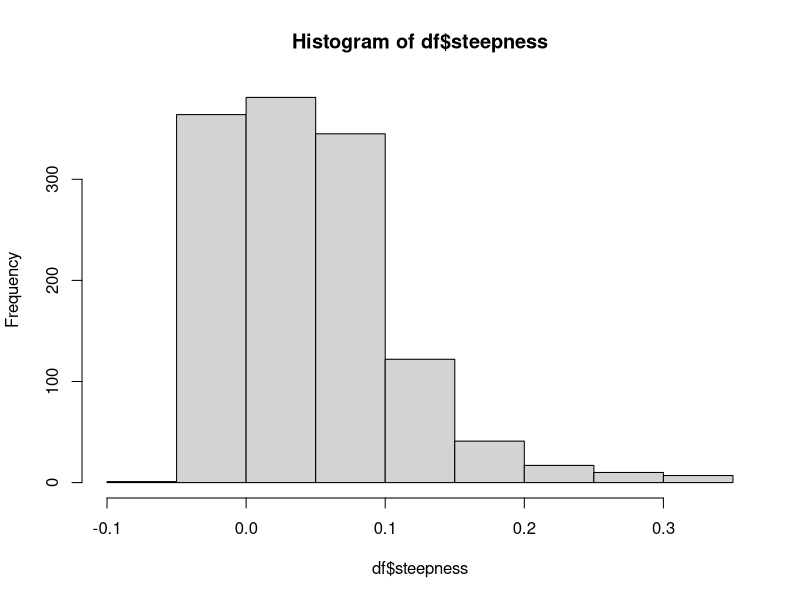
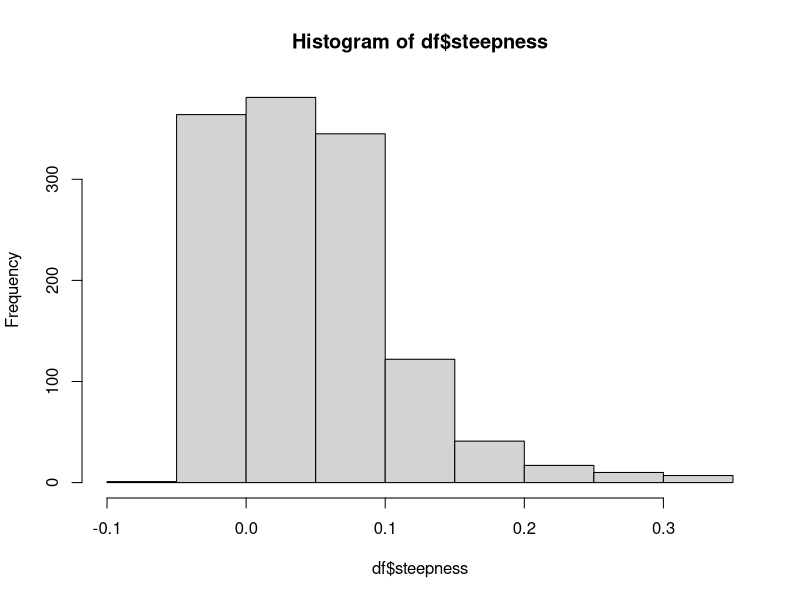
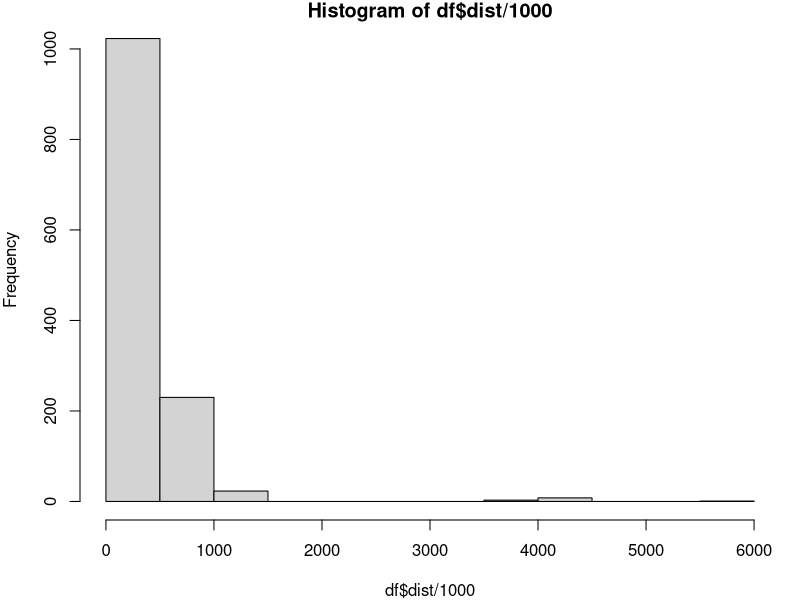
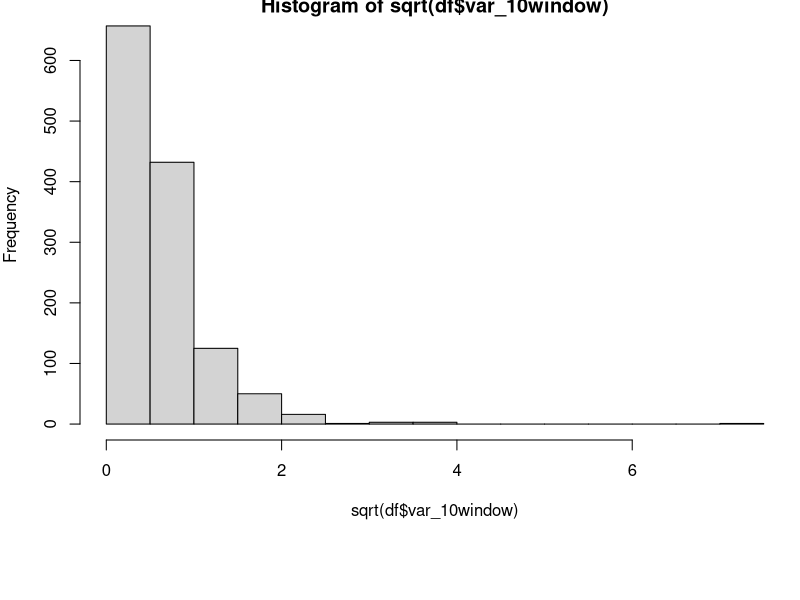
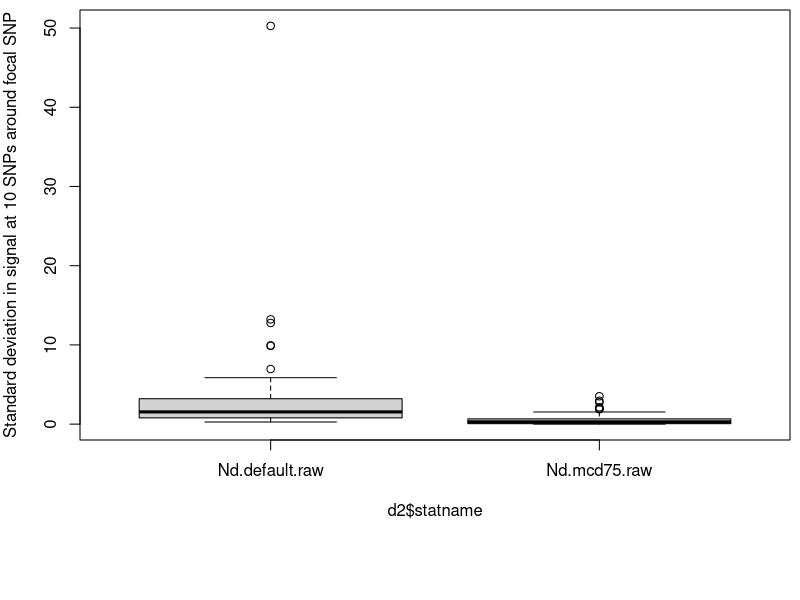
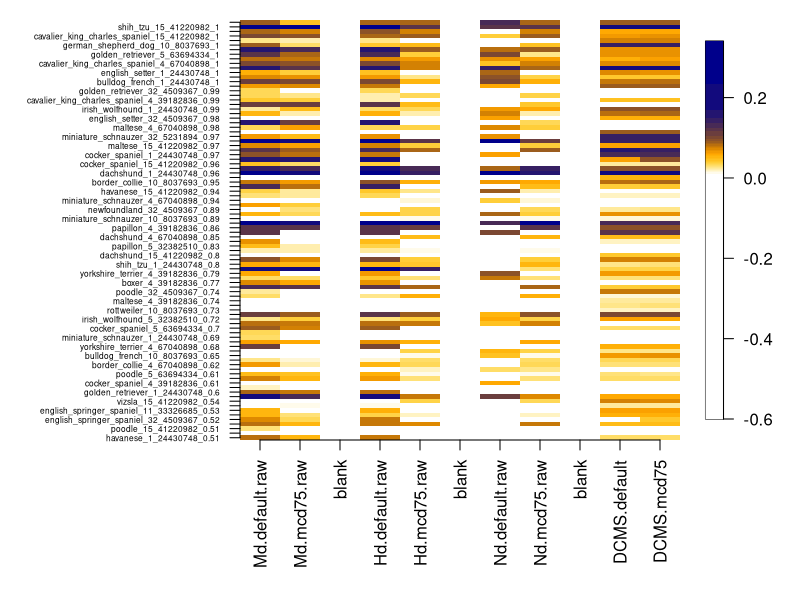
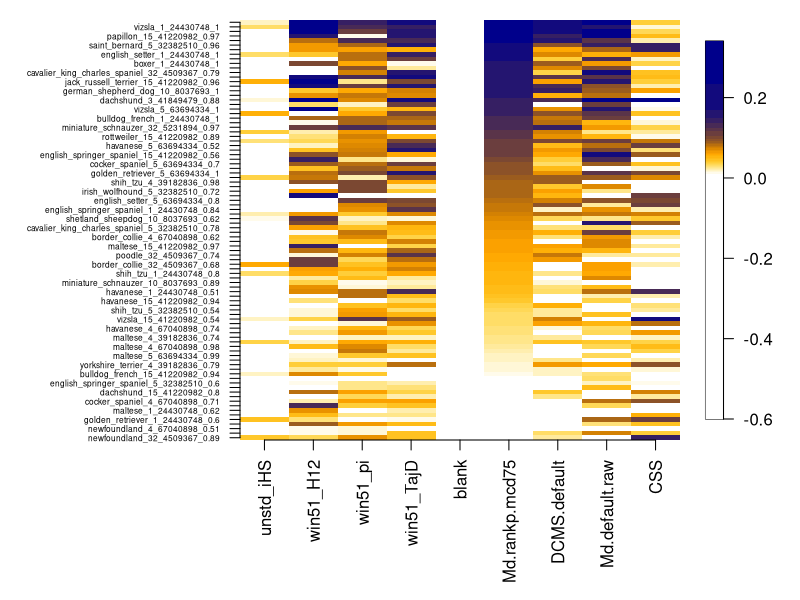
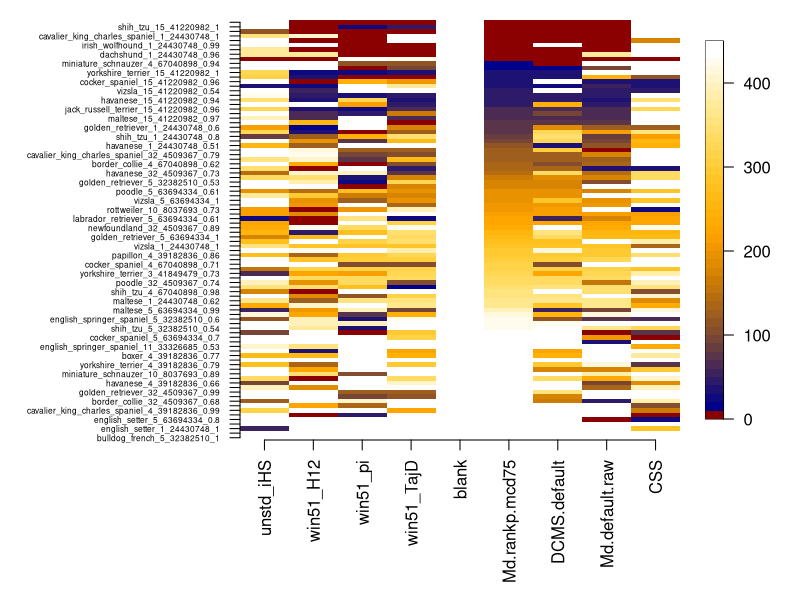

Generate these figures, in order, with R:
## ---- chunk 1
knitr::opts_chunk$set(echo = TRUE)
library(fields)
#setwd("/Users/katie/Desktop/MINOTAUReval")

df <- read.table("results/dogBreedsPowerB_win50_slopesize20.txt", header=TRUE)
head(df)

hist(df$steepness)
summary(df$steepness)

all_stats <- levels(df$statname)
all_breeds <- levels(df$breed)

all_stats

df <- df[order(df$chr, df$SNP, df$freq),]
head(df)
hist(df$steepness)
## ---- chunk 2
  #boxplot(df$steepness~df$statname, las=2)
  
  df.steep <- reshape(df[,c(1:5,11)], timevar="statname", 
                 idvar = c("breed", "chr", "SNP", "freq"),
                 direction="wide")
  head(df.steep)
  names(df.steep)<- gsub("steepness.", "", names(df.steep))
  
  df.95 <- df.steep
  head(df.95)
  df.95$blank <- NA
  df.95$name <-paste(df.95$breed, df.95$chr, df.95$SNP, df.95$freq, sep="_")
  
  br <- c(-0.6, quantile(df$steepness, seq(0.28, 1, by=0.02)))
  rbind(br)
  names(br)
          #anything less than 0 should be white
          #30% quantile or index 16
  col = c("white", two.colors(start="white", end="darkblue", middle="orange",length(br)-2))

## ---- chunk 3
  stat1 <- match(c("unstd_iHS", "win51_H12",
                     "win51_pi", "win51_TajD",
                     "blank",
                      "Md.rankp.mcd75",
                     "DCMS.default" ,

                     "Md.default.raw",
                     #"Hd.default.raw",
                     #"Nd.default.raw",
                      "CSS") , names(df.95))
                      
                      
       statorder <- match(c("Md.default.raw",
                       "Md.mcd75.raw", "blank",
                       "Hd.default.raw",
                       "Hd.mcd75.raw", "blank",
                       "Nd.default.raw",
                       "Nd.mcd75.raw", "blank",
                       "DCMS.default",
                       "DCMS.mcd75") , names(df.95))

## ---- chunk 4
toorder <- order(df.95[,"freq"])
    df.95 <- df.95[toorder, ] 

pdf("results/Dog_heatmap_steepness_compareDefaultMCD.pdf", width=8, height=12)
  par(mar=c(8,12,1,6))  
   image(1:length(statorder), 1:nrow(df.95),t(as.matrix(df.95[,statorder])), xlab="", ylab="", axes=FALSE,  main="", col=col, breaks=br)
    axis(1,1:length(statorder),lab=names(df.95)[statorder], las=2, cex.axis=1)
    axis(2,1:nrow(df.95),lab=df.95$name, las=2, cex.axis=0.5)#0.5)
    image.plot(t(as.matrix(df.95[,statorder])),legend.only = TRUE, col=col, breaks=br)
dev.off()
## ---- chunk 5
    toorder <- order(df.95[,"Md.rankp.mcd75"])
    df.95 <- df.95[toorder, ] 
    
    pdf("results/Dog_heatmap_steepness_compare_stats.pdf", width=8, height=12)
  par(mar=c(8,12,1,6)) 
      image(1:length(stat1), 1:nrow(df.95),t(as.matrix(df.95[,stat1])), xlab="", ylab="", axes=FALSE,  main="", col=col, breaks=br)
    
      axis(1,1:length(stat1),lab=names(df.95)[stat1], las=2, cex.axis=1)
    axis(2,1:nrow(df.95),lab=df.95$name, las=2, cex.axis=0.5)#0.5)
    image.plot(t(as.matrix(df.95[,statorder])),legend.only = TRUE, col=col, breaks=br)
  dev.off()    
## ---- chunk 6
par(mar=c(4,4,1,1))
hist(df$dist/1000)
df$dist_KB <- df$dist/1000

df.dist <- reshape(df[,c(1:5,17)], timevar="statname", 
               idvar = c("breed", "chr", "SNP", "freq"),
               direction="wide")
head(df.dist)
names(df.dist)<- gsub("dist_KB.", "", names(df.dist))

df.95 <- df.dist
head(df.95)
df.95$blank <- NA
df.95$name <-paste(df.95$breed, df.95$chr, df.95$SNP, df.95$freq, sep="_")
    

summary(df$dist_KB)
br <- c(0, seq(10, 450, by=10))
br
#names(br)
col = c("darkred", two.colors(start="darkblue", end="white", middle="orange",length(br)-3), "white") 
## ---- chunk 7
  #par(mar=c(8,4,0.5,0.5))
  #boxplot(df$dist~df$statname, las=2)
   
    toorder <- order(df.95[,"Md.rankp.mcd75"], decreasing = TRUE)
    df.95 <- df.95[toorder, ] 
    
    pdf("results/Dog_heatmap_DIST_compare_stats.pdf", width=8, height=12)
  par(mar=c(8,12,1,6)) 
      image(1:length(stat1), 1:nrow(df.95),t(as.matrix(df.95[,stat1])), xlab="", ylab="", axes=FALSE,  main="", col=col, breaks=br)
    
      axis(1,1:length(stat1),lab=names(df.95)[stat1], las=2, cex.axis=1)
    axis(2,1:nrow(df.95),lab=df.95$name, las=2, cex.axis=0.5)#0.5)
    image.plot(t(as.matrix(df.95[,statorder])),legend.only = TRUE, col=col, breaks=br)
  dev.off()  
## ---- chunk 8
df$logp <- -log(df$emp_p+min(df$emp_p[df$emp>0]), 10)
head(df)
df.emp <- reshape(df[,c(1:5,18)], timevar="statname", 
               idvar = c("breed", "chr", "SNP", "freq"),
               direction="wide")
head(df.emp)
names(df.emp)<- gsub("logp.", "", names(df.emp))

df.95 <- df.emp
head(df.95)
df.95$blank <- NA
df.95$name <-paste(df.95$breed, df.95$chr, df.95$SNP, df.95$freq, sep="_")
    
summary(df$logp)
quantile(df$logp, seq(0,1,by=0.05))
  # 1 correpsonds to p=0.1, anything less than that should be colored white
br <- c(0,1, quantile(df$logp, seq(0.35, 0.9, by=0.01)), max(df$logp))
col = c("white", two.colors(start="white", end="darkblue", middle="orange",length(br)-3), "darkblue")    
## ---- chunk 9
  par(mar=c(8,4,0.5,0.5))
  #boxplot(df$logp~df$statname, las=2)
   
    toorder <- order(df.95[,"Md.rankp.mcd75"])
    df.95 <- df.95[toorder, ] 
    
    pdf("results/Dog_heatmap_LogP_compare_stats.pdf", width=8, height=12)
  par(mar=c(8,12,1,6)) 
      image(1:length(stat1), 1:nrow(df.95),t(as.matrix(df.95[,stat1])), xlab="", ylab="", axes=FALSE,  main="", col=col, breaks=br)
    
      axis(1,1:length(stat1),lab=names(df.95)[stat1], las=2, cex.axis=1)
    axis(2,1:nrow(df.95),lab=df.95$name, las=2, cex.axis=0.5)#0.5)
    image.plot(t(as.matrix(df.95[,statorder])),legend.only = TRUE, col=col, breaks = br)
  dev.off() 
## ---- chunk 10
pdf("results/Dog_scatterCompareDefaultMCD.pdf", width=6, height=10)
  summary(df$steepness)
  xylim=c(-0.06, 0.35)
  par(mfcol=c(4,2), mar=c(4,4,1,0.5), oma=c(1,1,1,1), pch=19, col=rgb(0,0,0,0.1), cex=1.1)

  plot(df.steep$Md.default.raw, df.steep$Md.mcd75.raw,
       xlim=xylim, ylim=xylim, xlab="Md default", ylab="Md MCD", bty="l", cex=2)
  abline(0,1)  
  mtext("steepness", side=3, col="black")
  
  plot(df.steep$Nd.default.raw, df.steep$Nd.mcd75.raw,
       xlim=xylim, ylim=xylim, xlab="Nd default", ylab="Nd MCD", bty="l", cex=2)
  abline(0,1)  

  plot(df.steep$Hd.default.raw, df.steep$Hd.mcd75.raw,
       xlim=xylim, ylim=xylim, xlab="Hd default", ylab="Hd MCD", bty="l", cex=2)
  abline(0,1) 
  
  plot(df.steep$DCMS.default, df.steep$DCMS.mcd75,
       xlim=xylim, ylim=xylim, xlab="DCMS default", ylab="DCMS MCD", bty="l", cex=2)
  abline(0,1)
  
  ### P-value ###
  xylim=c(0,5)
  plot(df.emp$Md.default.raw, df.emp$Md.mcd75.raw,
       xlim=xylim, ylim=xylim, xlab="Md default", ylab="", bty="l", cex=2)
  abline(0,1) 
  mtext("-log(rank P-value)", 3, col="black")
  
  plot(df.emp$Nd.default.raw, df.emp$Nd.mcd75.raw,
       xlim=xylim, ylim=xylim, xlab="Nd default", ylab="", bty="l", cex=2)
  abline(0,1)  

  plot(df.emp$Hd.default.raw, df.emp$Hd.mcd75.raw,
       xlim=xylim, ylim=xylim, xlab="Hd default", ylab="", bty="l", cex=2)
  abline(0,1) 
  
  plot(df.emp$DCMS.default, df.emp$DCMS.mcd75,
       xlim=xylim, ylim=xylim, xlab="DCMS default", ylab="", bty="l", cex=2)
  abline(0,1)
dev.off()  
## ---- chunk 11
all_stats
con <- c( "unstd_iHS", "win51_H12", "win51_pi", "win51_TajD", "Md.rankp.mcd75")
con_name <- c("A) iHS", "B) H12", expression("C) "*pi), "D) Tajima's D", "E) Mahalanobis (rank p-values)")
summary(df$steepness)
pdf("results/Dog_ScatterCompareSteepnessAndEmp_UniMulti.pdf", width=4, height=6)
  par(mfcol=c(5,1), mar=c(2,1,2,1), oma=c(2,3,0,0), col="black")
  summary(df$steepness)
  for (i in seq_along(con)){
    a = df$steepness[df$statname==con[i]]
    b = df$logp[df$statname==con[i]]
    if(i==5){
    plot(a,b, pch=19, col=rgb(0,0,1,0.3), xlim=c(min(df$steepness),max(df$steepness)),
         ylim=c(0,4.1),  xaxt="n", ylab="", bty="l", cex=1.5)
    }else{
      plot(a,b, pch=19, col=rgb(0,0,0,0.3), xlim=c(min(df$steepness),max(df$steepness)),
         ylim=c(0,4.1),  xaxt="n", ylab="", bty="l", cex=1.5)
    }
    mtext(con_name[i],3,line=0, cex=0.8, adj=0)
    axis(1, at=seq(-0.06,0.36,by=0.06), labels=rep("",8))
  }
  axis(1, at=seq(-0.06,0.36,by=0.06))
  mtext("Steepness", side=1, outer=TRUE)
  mtext("-Log(rank P-value)", side=2, outer=TRUE, line=1)
dev.off()
## ---- chunk 12
all_stats
con <- c("Md.rankp.mcd75", "DCMS.default", "Md.default.raw", "Md.mcd75.raw", "Hd.default.raw", "Hd.mcd75.raw", "Nd.default.raw", "Nd.mcd75.raw", "CSS")

con_name <- c("A) Mahalanobis (rank p-values)", "B) DCMS", "C) Mahalanobis (raw)", "D) Mahalanobis (mcd)", "E) Harmonic mean (raw)", "F) Harmonic mean (mcd)", "G) Neighbor distance (raw)", "H) Neighbor distance (mcd)", "I) CSS")

pdf("results/Dog_ScatterCompareSteepnessAndEmp_AllMulti.pdf", width=8, height=6)
  par(mfrow=c(5,2), mar=c(1,4,2,1), oma=c(3,2,0,0))
  summary(df$steepness)
  for (i in seq_along(con)){
    a = df$steepness[df$statname==con[i]]
    b = df$logp[df$statname==con[i]]
    plot(a,b, pch=19, col=rgb(0,0,0,0.3), xlim=c(min(df$steepness),max(df$steepness)),
         ylim=c(0,4.1),  xaxt="n", ylab="", bty="l")
    mtext(con_name[i],3,line=0, cex=0.8, adj=0)
    axis(1, at=seq(-0.06,0.36,by=0.06), labels=rep("",8))
  }
  axis(1, at=seq(-0.06,0.36,by=0.06))
    mtext("Steepness", side=1, outer=TRUE, line=2)
  mtext("-Log(rank P-value)", side=2, outer=TRUE, line=0)
dev.off()
## ---- chunk 13
con <- c( "unstd_iHS", "win51_H12", "win51_pi", "win51_TajD", "Md.rankp.mcd75")
con_name <- c("A) iHS", "B) H12", expression("C) "*pi), "D) Tajima's D", "E) Mahalanobis (rank p-values)")

pdf("results/Dog_ScatterCompareDistanceAndEmp_UniMulti.pdf", width=4, height=6)
  par(mfcol=c(5,1), mar=c(1,1,2,1), oma=c(3,4,0,0))
  for (i in seq_along(con)){
    a = signif(df$dist_KB[df$statname==con[i]],2)
    b = round(df$logp[df$statname==con[i]],1)
    #plot(a,b, pch=19, xlim=c(0, 2000), col=rgb(0,0,0,0.1), ylab="", xlab="", ylim=c(0,4.1), cex=1.2)
    dat=as.data.frame(cbind(a,b),colnames=c("x","y"))
    dat
    newdat=aggregate(dat,by=list(a,b),length)
    colnames(newdat)=c("x","y","N")
    newdat
    if(i==5){
    symbols(newdat$x,newdat$y,circles=newdat$N*10,inches=FALSE,xlab="",ylab="", bg = rgb(0,0,1,0.2), fg = "grey40",  xlim=c(0,1000), ylim=c(0,7),  xaxt="n",  bty="l")
    }else{
      symbols(newdat$x,newdat$y,circles=newdat$N*10,inches=FALSE,xlab="",ylab="", bg = rgb(0,0,0,0.2), fg = "grey40",  xlim=c(0,1000), ylim=c(0,7),  xaxt="n",  bty="l")
    }
    mtext(con_name[i],3,line=0, cex=0.8, adj=0)
    #axis(1, at=seq(0,25,by=5), labels=rep("",6))
  }
  axis(1, at=seq(0,1000,by=200))
  mtext("Distance from focal SNP (Kb)", side=1, outer=TRUE, line=1)
  mtext("-Log(p)", side=2, outer=TRUE, line=1)
dev.off()
## ---- chunk 14
all_stats
con <- c("Md.rankp.mcd75", "DCMS.default", "Md.default.raw", "Md.mcd75.raw", "Hd.default.raw", "Hd.mcd75.raw", "Nd.default.raw", "Nd.mcd75.raw", "CSS")
con_name <- c("A) Mahalanobis (rank p-values)", "B) DCMS", "C) Mahalanobis (raw)", "D) Mahalanobis (mcd)", "E) Harmonic mean (raw)", "F) Harmonic mean (mcd)", "G) Neighbor distance (raw)", "H) Neighbor distance (mcd)", "I) CSS")

pdf("results/Dog_ScatterCompareDistanceAndEmp_AllMulti.pdf", width=8, height=6)
  par(mfrow=c(5,2), mar=c(1,1,2,1), oma=c(2,3,0,0))
  for (i in seq_along(con)){
    a = signif(df$dist_KB[df$statname==con[i]],2)
    b = round(df$logp[df$statname==con[i]],1)
    dat=as.data.frame(cbind(a,b),colnames=c("x","y"))
    dat
    newdat=aggregate(dat,by=list(a,b),length)
    colnames(newdat)=c("x","y","N")
    newdat
    symbols(newdat$x,newdat$y,circles=newdat$N*10,inches=FALSE,xlab="",ylab="", bg = rgb(0,0,0,0.2), fg = "grey40",  xlim=c(0,1000), ylim=c(0,7),  xaxt="n",  bty="l")
    mtext(con_name[i],3,line=0, cex=0.8, adj=0)
    axis(1, at=seq(0,1000,by=200), labels=rep("",6))
  }
  axis(1, at=seq(0,1000,by=200))
  mtext("Distance from focal SNP", side=1, outer=TRUE, line=1)
  mtext("-Log(p)", side=2, outer=TRUE, line=1)
dev.off()
## ---- chunk 15
hist(sqrt(df$var_10window))


all_stats
con <- c("Md.rankp.mcd75", "DCMS.default", "Md.default.raw", "Md.mcd75.raw", "Hd.default.raw", "Hd.mcd75.raw", "Nd.default.raw", "Nd.mcd75.raw", "CSS")
con_name <- c("A) Mahalanobis (rank p-values)", "B) DCMS", "C) Mahalanobis (raw)", "D) Mahalanobis (mcd)", "E) Harmonic mean (raw)", "F) Harmonic mean (mcd)", "G) Neighbor distance (raw)", "H) Neighbor distance (mcd)", "I) CSS")

summary( sqrt(df$var[df$statname==con[i]]))

pdf("results/Dog_ScatterCompareVarAndEmp_AllMulti.pdf", width=8, height=6)
  par(mfrow=c(5,2), mar=c(1,1,2,1), oma=c(2,3,0,0))
  for (i in seq_along(con)){
    a = sqrt(df$var[df$statname==con[i]])
    b = df$logp[df$statname==con[i]]
    plot(a,b, pch=19, col=rgb(0,0,0,0.3), xlim=c(0,2.3),
         ylim=c(0,4.1),  ylab="", bty="l")
    mtext(con_name[i],3,line=0, cex=0.8, adj=0)
  }
  mtext("Standard deviation around focal SNP", side=1, outer=TRUE, line=1)
  mtext("-Log(p)", side=2, outer=TRUE, line=1)
dev.off()

d2 <- df[grep("Nd", df$statname),]
head(d2)
d2$statname<-factor(d2$statname)
levels(d2$statname)
boxplot(d2$var_10window~d2$statname, ylab="Standard deviation in signal at 10 SNPs around focal SNP")
